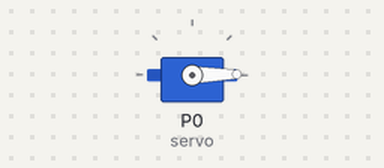
Bench run of a program on a simulated BBC micro:bit running MicroPython. Parts: servo. Servo angles are drawn from the pulse width (0.5 ms = 0°, 2.5 ms = 180°). At 2.5 s the program stops and its outputs stay as they are.

Above: at 0.1 s.
At 0.6 s:
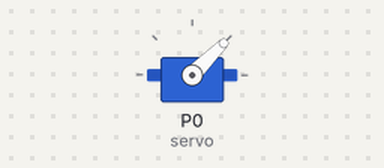
At 1.1 s:
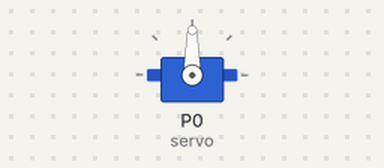
At 2.1 s:
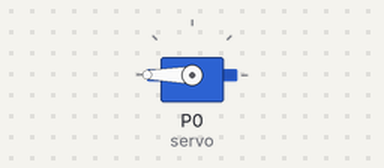
Timing chart, 0 to 3.6 s (numbered marks = the images above):
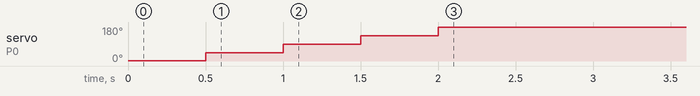

The program:

2.Angle.py
```python
from microbit import *


servo = pin0

servo.set_analog_period(20)

def servo_angle(pin, angle):
    # Fait un mapping d'angle (0-180) vers PWM  (26-128)
    pwm = int(26 + (angle / 180) * (128 - 26))
    pin.write_analog(pwm)


servo_angle(servo,0)
sleep(500)
servo_angle(servo,45)
sleep(500)
servo_angle(servo,90)
sleep(500)
servo_angle(servo,135)
sleep(500)
servo_angle(servo,180)
sleep(500)
```

Measured:
- by itself, servo on P0 (servo): 1° → 45° at 0.50 s, → 90° 0.50 s later, → 134° 0.50 s later, → 180° 0.50 s later
